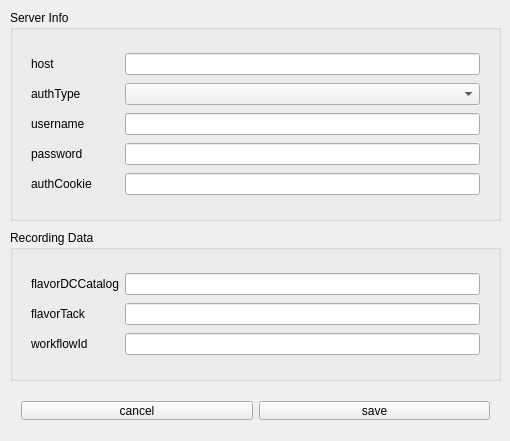
<?xml version="1.0" encoding="UTF-8"?>
<ui version="4.0">
 <class>OpencastSettings</class>
 <widget class="QWidget" name="OpencastSettings">
  <property name="geometry">
   <rect>
    <x>0</x>
    <y>0</y>
    <width>510</width>
    <height>441</height>
   </rect>
  </property>
  <property name="windowTitle">
   <string>OpencastObsPlugin Settings</string>
  </property>
  <widget class="QGroupBox" name="groupBox">
   <property name="geometry">
    <rect>
     <x>10</x>
     <y>10</y>
     <width>491</width>
     <height>211</height>
    </rect>
   </property>
   <property name="title">
    <string>Server Info</string>
   </property>
   <widget class="QWidget" name="layoutWidget">
    <property name="geometry">
     <rect>
      <x>10</x>
      <y>30</y>
      <width>471</width>
      <height>171</height>
     </rect>
    </property>
    <layout class="QGridLayout" name="gridLayout">
     <item row="0" column="0">
      <widget class="QLabel" name="lbl_host">
       <property name="text">
        <string>host</string>
       </property>
      </widget>
     </item>
     <item row="0" column="1">
      <widget class="QLineEdit" name="input_host"/>
     </item>
     <item row="1" column="0">
      <widget class="QLabel" name="lbl_authType">
       <property name="text">
        <string>authType</string>
       </property>
      </widget>
     </item>
     <item row="1" column="1">
      <widget class="QComboBox" name="input_authType"/>
     </item>
     <item row="2" column="0">
      <widget class="QLabel" name="lbl_username">
       <property name="text">
        <string>username</string>
       </property>
      </widget>
     </item>
     <item row="2" column="1">
      <widget class="QLineEdit" name="input_username"/>
     </item>
     <item row="3" column="0">
      <widget class="QLabel" name="lbl_password">
       <property name="text">
        <string>password</string>
       </property>
      </widget>
     </item>
     <item row="3" column="1">
      <widget class="QLineEdit" name="input_password">
       <property name="inputMethodHints">
        <set>Qt::ImhHiddenText|Qt::ImhNoAutoUppercase|Qt::ImhNoPredictiveText|Qt::ImhSensitiveData</set>
       </property>
       <property name="echoMode">
        <enum>QLineEdit::Password</enum>
       </property>
      </widget>
     </item>
     <item row="4" column="0">
      <widget class="QLabel" name="lbl_authCookie">
       <property name="text">
        <string>authCookie        </string>
       </property>
      </widget>
     </item>
     <item row="4" column="1">
      <widget class="QLineEdit" name="input_authCookie"/>
     </item>
    </layout>
   </widget>
  </widget>
  <widget class="QGroupBox" name="groupBox_2">
   <property name="geometry">
    <rect>
     <x>10</x>
     <y>230</y>
     <width>491</width>
     <height>151</height>
    </rect>
   </property>
   <property name="title">
    <string>Recording Data</string>
   </property>
   <widget class="QWidget" name="layoutWidget_2">
    <property name="geometry">
     <rect>
      <x>10</x>
      <y>30</y>
      <width>471</width>
      <height>111</height>
     </rect>
    </property>
    <layout class="QGridLayout" name="gridLayout_2">
     <item row="0" column="0">
      <widget class="QLabel" name="lbl_flavorDCCatalog">
       <property name="text">
        <string>flavorDCCatalog</string>
       </property>
      </widget>
     </item>
     <item row="1" column="1">
      <widget class="QLineEdit" name="input_flavorTrack"/>
     </item>
     <item row="2" column="0">
      <widget class="QLabel" name="lbl_workflowId">
       <property name="text">
        <string>workflowId</string>
       </property>
      </widget>
     </item>
     <item row="2" column="1">
      <widget class="QLineEdit" name="input_workflowId"/>
     </item>
     <item row="1" column="0">
      <widget class="QLabel" name="lbl_flavorTrack">
       <property name="text">
        <string>flavorTack</string>
       </property>
      </widget>
     </item>
     <item row="0" column="1">
      <widget class="QLineEdit" name="input_flavorDCCatalog"/>
     </item>
    </layout>
   </widget>
  </widget>
  <widget class="QWidget" name="layoutWidget_3">
   <property name="geometry">
    <rect>
     <x>10</x>
     <y>390</y>
     <width>491</width>
     <height>41</height>
    </rect>
   </property>
   <layout class="QGridLayout" name="gridLayout_4">
    <item row="0" column="0">
     <widget class="QPushButton" name="btn_cancel">
      <property name="text">
       <string>cancel</string>
      </property>
     </widget>
    </item>
    <item row="0" column="1">
     <widget class="QPushButton" name="btn_save">
      <property name="text">
       <string>save</string>
      </property>
     </widget>
    </item>
   </layout>
  </widget>
 </widget>
 <layoutdefault spacing="6" margin="11"/>
 <resources/>
 <connections>
  <connection>
   <sender>btn_cancel</sender>
   <signal>clicked()</signal>
   <receiver>OpencastSettings</receiver>
   <slot>hide()</slot>
   <hints>
    <hint type="sourcelabel">
     <x>119</x>
     <y>410</y>
    </hint>
    <hint type="destinationlabel">
     <x>34</x>
     <y>392</y>
    </hint>
   </hints>
  </connection>
 </connections>
</ui>
